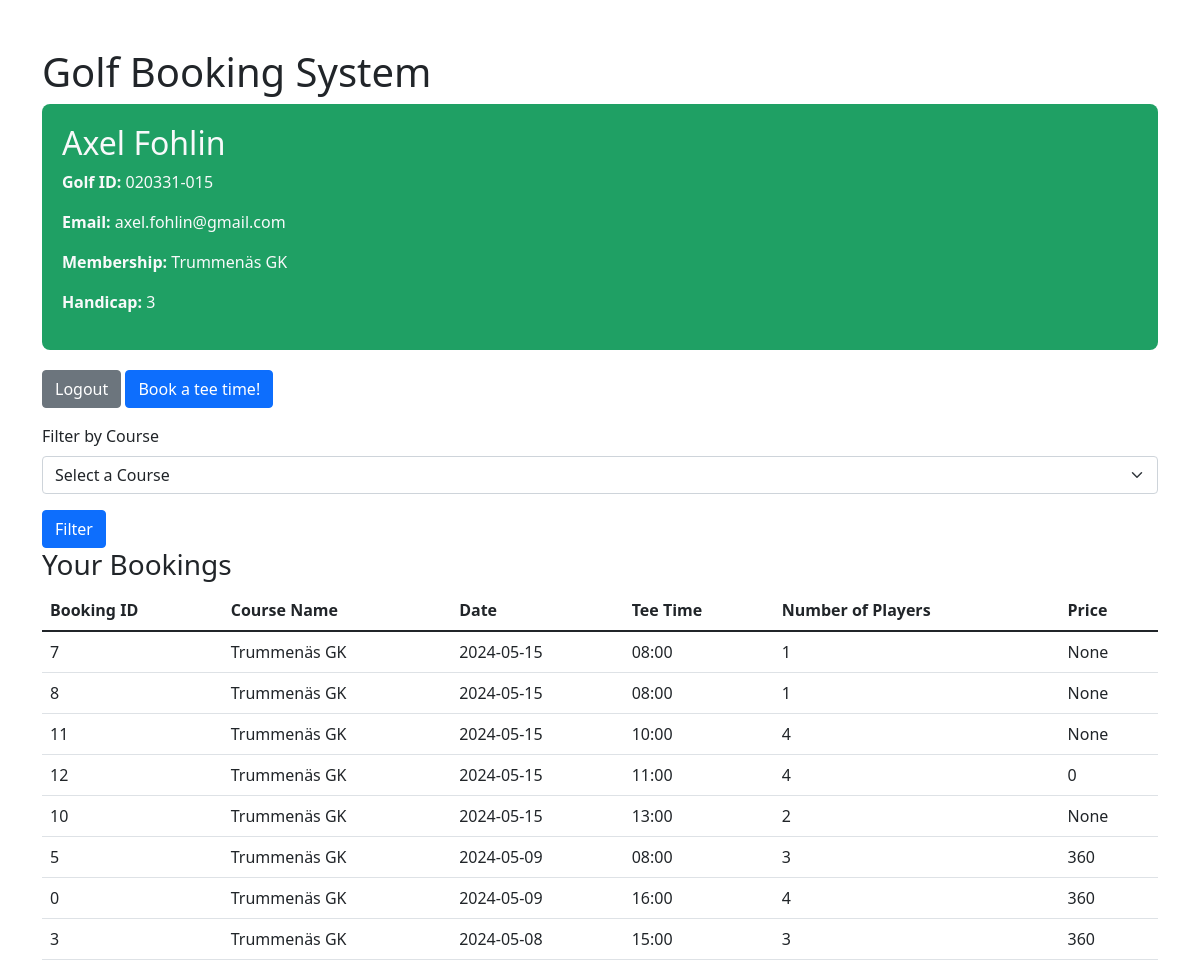
The page /profile?club_id=0 (signed in) on the database its author committed.
### tables this page shows
CREATE TABLE players (golf_id TEXT (100) PRIMARY KEY, password TEXT (100), email TEXT (100), first_name TEXT (100), last_name TEXT (100), hcp NUMERIC (255));

CREATE TABLE courses (club_id INTEGER PRIMARY KEY AUTOINCREMENT, region TEXT (100), club_name TEXT (100), hcp_limit NUMERIC, greenfee NUMERIC);

CREATE TABLE bookings (booking_id INTEGER PRIMARY KEY AUTOINCREMENT, club_id INTEGER REFERENCES courses (club_id), golf_id TEXT (100) REFERENCES players (golf_id), numberOfPlayers INTEGER (4), date TEXT (100), tee_time TEXT (100), price NUMERIC (1000));

### app.py (the view)
@app.route('/profile')
def profile():
    golf_id = session.get('golf_id')  # Assuming you store the logged-in user's golf_id in the session
    club_id = request.args.get('club_id')  # Get club_id from the query parameters for filtering
    user_details = query_db("SELECT players.first_name, players.last_name, players.golf_id, players.email, players.hcp, courses.club_name FROM players JOIN membership ON players.golf_id = membership.golf_id JOIN courses ON membership.club_id = courses.club_id WHERE players.golf_id = ?", [golf_id], one=True)
    courses = query_db("SELECT club_id, club_name FROM courses")
    query = """
        SELECT b.booking_id, b.club_id, b.date, b.tee_time, b.numberOfPlayers, b.price, c.club_name
        FROM bookings b
        JOIN courses c ON b.club_id = c.club_id
        WHERE b.golf_id = ?
    """
    params = [golf_id]
    if club_id:
        query += " AND b.club_id = ?"
        params.append(club_id)
    query += " ORDER BY b.date DESC, b.tee_time ASC"
    booking_history = query_db(query, params)
    return render_template('profile.html', user=user_details, bookings=booking_history, courses=courses)

### database.py (called while the page is built, shortened)
def get_db():
    db = getattr(g, '_database', None)
    if db is None:
        db = g._database = sqlite3.connect(DATABASE)
        db.row_factory = sqlite3.Row
    return db

def query_db(query, args=(), one=False, commit=False):
    cur = get_db().execute(query, args)
    rv = cur.fetchall()
    cur.close()
    return (rv[0] if rv else None) if one else rv

### website/template/profile.html (shortened to what this page needs)
<!DOCTYPE html>
<html lang="en">
<head>
    <link href="https://cdn.jsdelivr.net/npm/bootstrap@5.1.3/dist/css/bootstrap.min.css" rel="stylesheet">
</head>
<body>
    <div class="container mt-5" >
        <h1>Golf Booking System</h1>
        <div style="background-color: #1fa064; padding: 20px; border-radius: 8px; margin-bottom: 20px;">
            <h2
            class="text-light">{{ user['first_name'] }} {{ user['last_name'] }}</h2>
            <p
            class="text-light"> <strong>Golf ID:</strong> {{ user['golf_id'] }}</p>
            <p
            class="text-light"><strong>Email:</strong> {{ user['Email'] }}</p>
            <p
            class="text-light"> <strong>Membership:</strong> {{ user['club_name'] }}</p>
            <p
            class="text-light"> <strong>Handicap:</strong> {{ user['HCP'] }}</p>
        </div>
        <div class="mb-3">
            <a href="{{ url_for('logout') }}" class="btn btn-secondary">Logout</a>
            <a href="{{ url_for('show_courses') }}" class="btn btn-primary">Book a tee time!</a>
        </div>
        <form action="{{ url_for('profile') }}" method="get">
            <div class="mb-3">
                <label for="club_id" class="form-label">Filter by Course</label>
                <select class="form-select" id="club_id" name="club_id">
                    <option value="">Select a Course</option>
                </select>
            </div>
            <button type="submit" class="btn btn-primary">Filter</button>
        </form>
        <h3>Your Bookings</h3>
        <table class="table">
            <thead>
                <tr>
                    <th>Booking ID</th>
                    <th>Course Name</th>
                    <th>Date</th>
                    <th>Tee Time</th>
                    <th>Number of Players</th>
                    <th>Price</th>
                </tr>
            </thead>
            <tbody>
                {% for booking in bookings %}
                <tr>
                    <td>{{ booking['booking_id'] }}</td>
                    <td>{{ booking['club_name'] }}</td>
                    <td>{{ booking['date'] }}</td>
                    <td>{{ booking['tee_time'] }}</td>
                    <td>{{ booking['numberOfPlayers'] }}</td>
                    <td>{{ booking['price'] }}</td>
                </tr>
                {% endfor %}
            </tbody>
        </table>
    </div>
</body>
</html>

### rows shown on the page
players: first_name "Axel", last_name "Fohlin", golf_id "020331-015", Email "axel.fohlin@gmail.com", HCP "3"
courses: club_name "Trummenäs GK"
bookings: booking_id "7", club_name "Trummenäs GK", date "2024-05-15", tee_time "08:00", numberOfPlayers "1", price "None"
bookings: booking_id "8", club_name "Trummenäs GK", date "2024-05-15", tee_time "08:00", numberOfPlayers "1", price "None"
bookings: booking_id "11", club_name "Trummenäs GK", date "2024-05-15", tee_time "10:00", numberOfPlayers "4", price "None"
bookings: booking_id "12", club_name "Trummenäs GK", date "2024-05-15", tee_time "11:00", numberOfPlayers "4", price "0"
bookings: booking_id "10", club_name "Trummenäs GK", date "2024-05-15", tee_time "13:00", numberOfPlayers "2", price "None"
bookings: booking_id "5", club_name "Trummenäs GK", date "2024-05-09", tee_time "08:00", numberOfPlayers "3", price "360"
bookings: booking_id "0", club_name "Trummenäs GK", date "2024-05-09", tee_time "16:00", numberOfPlayers "4", price "360"
bookings: booking_id "3", club_name "Trummenäs GK", date "2024-05-08", tee_time "15:00", numberOfPlayers "3", price "360"
